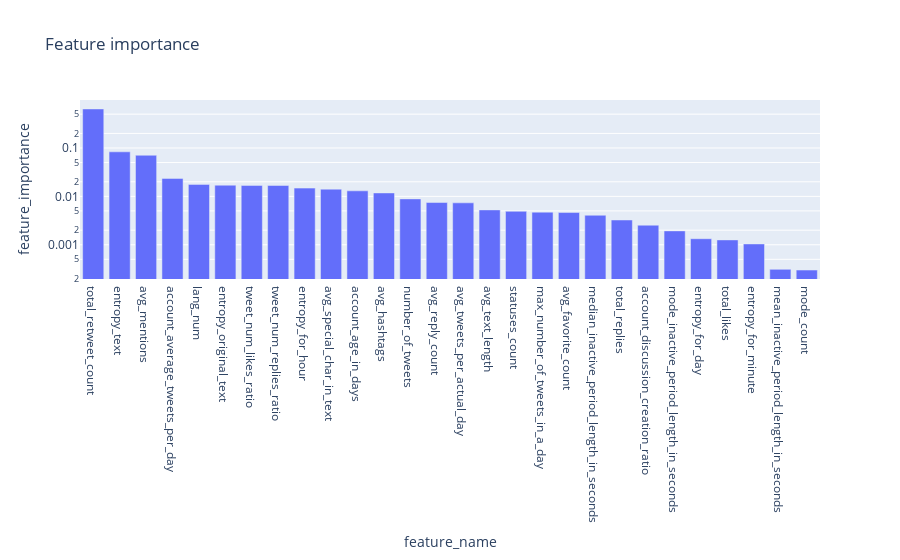

Notebook cell for this chart:
### Markdown cell above
### Feature Selection / Dimensionality reduction

Now that our data is standardized, we can take a look at what features provide the most information to our desicionmaking process.

### Code cell
useless_features = plot_feature_importance(df, label, max_tree_depth=10)

### Figure 1 — Plotly figure (JSON) as saved in the notebook; plotly's stock layout.template omitted (floating-point values rounded to 4 significant figures)
{"data": [{"alignmentgroup": "True", "hovertemplate": "feature_name=%{x}<br>feature_importance=%{y}<extra></extra>", "legendgroup": "", "marker": {"color": "#636efa", "pattern": {"shape": ""}}, "name": "", "offsetgroup": "", "orientation": "v", "showlegend": false, "textposition": "auto", "type": "bar", "x": ["total_retweet_count", "entropy_text", "avg_mentions", "account_average_tweets_per_day", "lang_num", "entropy_original_text", "tweet_num_likes_ratio", "tweet_num_replies_ratio", "entropy_for_hour", "avg_special_char_in_text", "account_age_in_days", "avg_hashtags", "number_of_tweets", "avg_reply_count", "avg_tweets_per_actual_day", "avg_text_length", "statuses_count", "max_number_of_tweets_in_a_day", "avg_favorite_count", "median_inactive_period_length_in_seconds", "total_replies", "account_discussion_creation_ratio", "mode_inactive_period_length_in_seconds", "entropy_for_day", "total_likes", "entropy_for_minute", "mean_inactive_period_length_in_seconds", "mode_count"], "xaxis": "x", "y": [0.6411, 0.08333, 0.07073, 0.02352, 0.01769, 0.01703, 0.01685, 0.0168, 0.01481, 0.0141, 0.01302, 0.01178, 0.008872, 0.007461, 0.007353, 0.005252, 0.004915, 0.004719, 0.004633, 0.004072, 0.003249, 0.002536, 0.001934, 0.001332, 0.001259, 0.00104, 0.0003099, 0.0002999], "yaxis": "y"}], "layout": {"barmode": "relative", "legend": {"tracegroupgap": 0}, "title": {"text": "Feature importance"}, "xaxis": {"anchor": "y", "domain": [0, 1], "title": {"text": "feature_name"}}, "yaxis": {"anchor": "x", "domain": [0, 1], "title": {"text": "feature_importance"}, "type": "log"}}}
